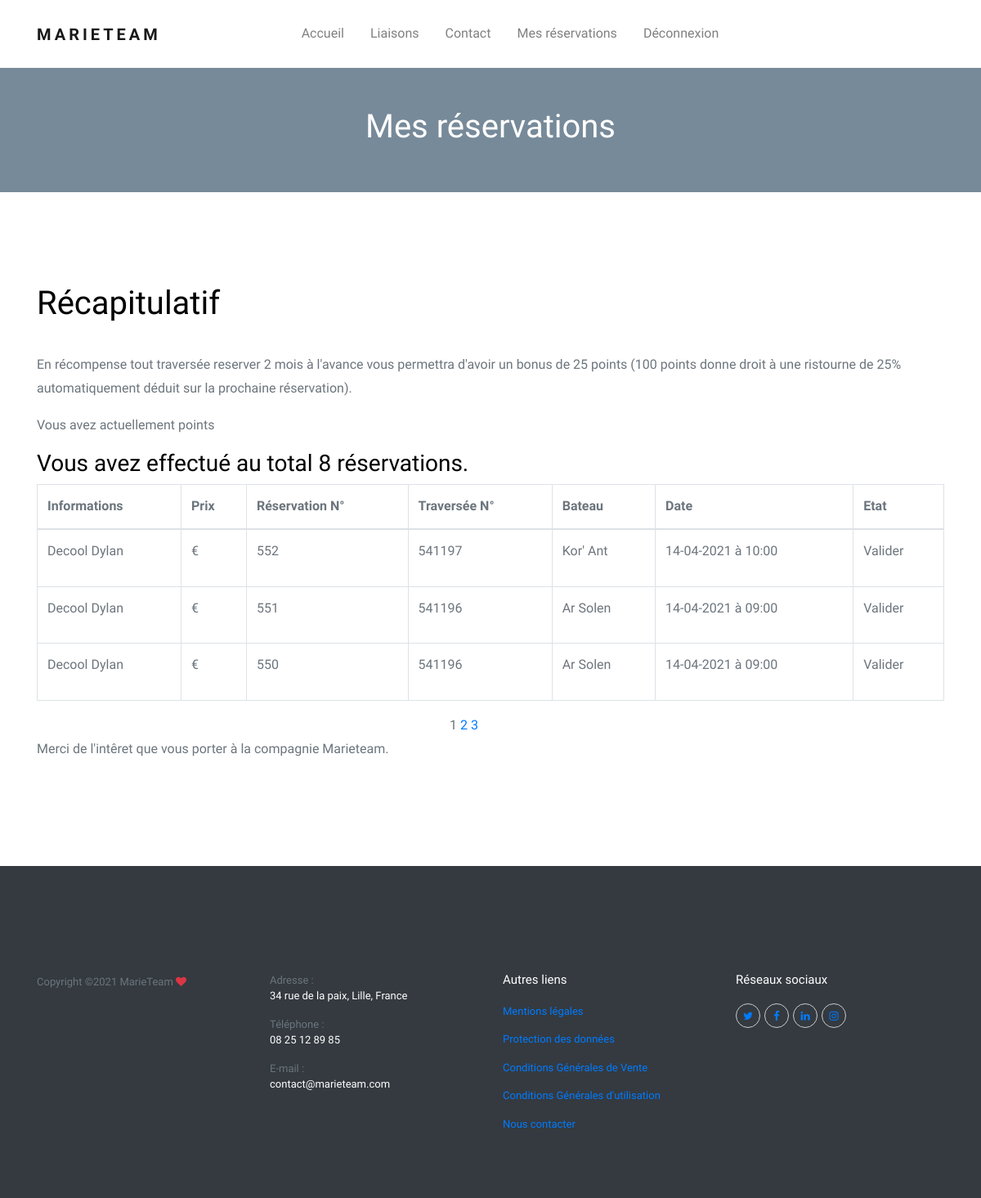
The page /mes-reservations.php (signed in) on the database as committed earlier.
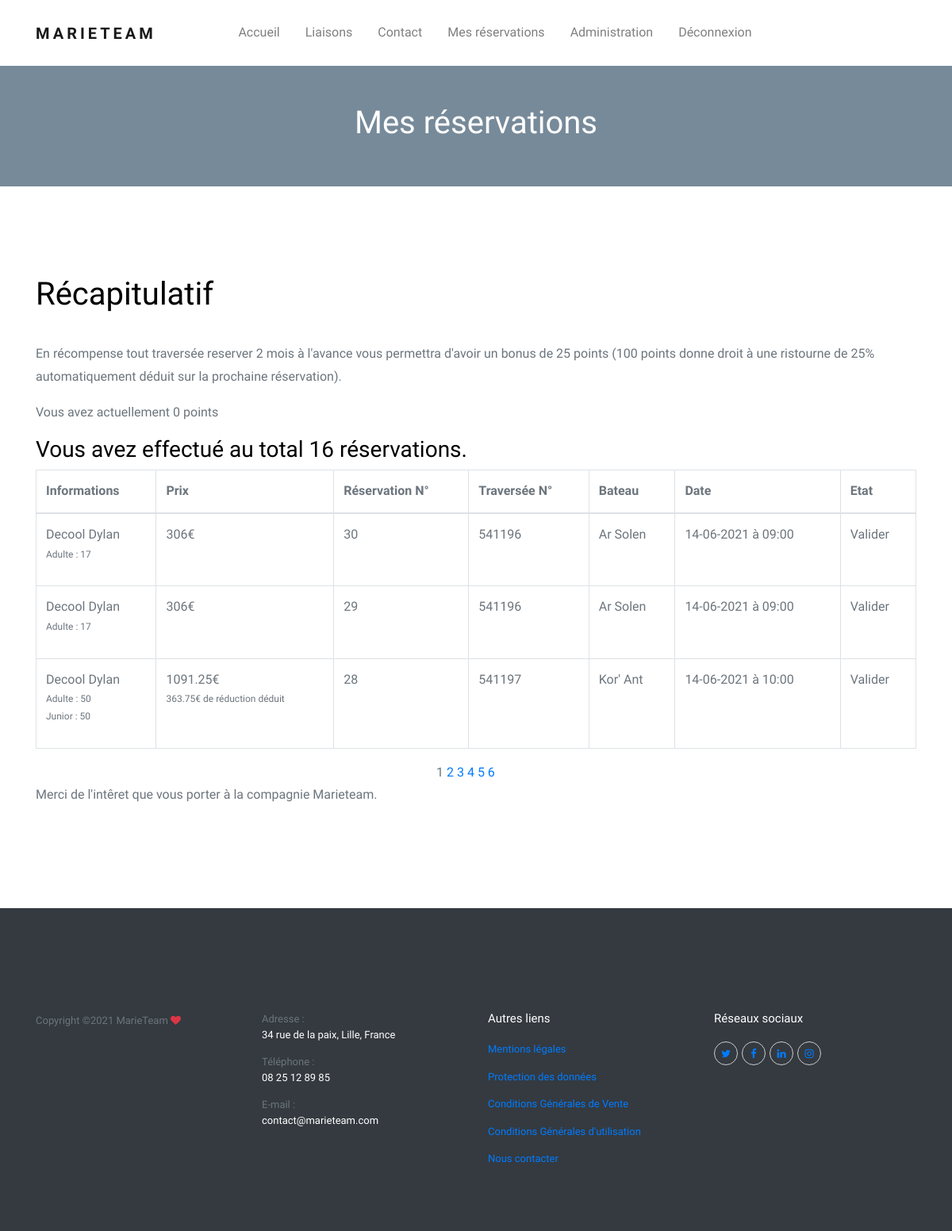
The same page on the database as committed later.
### tables this page shows
CREATE TABLE IF NOT EXISTS `reservation` (
  `num_reservation` int(11) NOT NULL AUTO_INCREMENT,
  `num_traversee` int(11) NOT NULL,
  `id_utilisateurs` int(11) NOT NULL,
  `quantiteAdulte` int(11) NOT NULL,
  `quantiteJunior` int(11) NOT NULL,
  `quantiteEnfant` int(11) NOT NULL,
  `quantiteVoitureInf4m` int(11) NOT NULL,
  `quantiteVoitureInf5m` int(11) NOT NULL,
  `quantiteFourgon` int(11) NOT NULL,
  `quantiteCampingCar` int(11) NOT NULL,
  `quantiteCamion` int(11) NOT NULL,
  `prix` float NOT NULL,
  `reduction` float NOT NULL,
  `etat` int(11) NOT NULL,
  PRIMARY KEY (`num_reservation`),
  KEY `RESERVATION_TRAVERSEE_FK` (`num_traversee`),
  KEY `id_utilisateurs` (`id_utilisateurs`)
);

CREATE TABLE IF NOT EXISTS `utilisateurs` (
  `id` int(11) NOT NULL AUTO_INCREMENT,
  `nom` varchar(250) NOT NULL,
  `prenom` varchar(250) NOT NULL,
  `mail` varchar(250) NOT NULL,
  `mot_de_passe` varchar(250) NOT NULL,
  `adresse` varchar(80) NOT NULL,
  `code_postal` int(5) NOT NULL,
  `ville` varchar(30) NOT NULL,
  `point_fidelite` int(11) NOT NULL,
  `grade` int(1) NOT NULL,
  PRIMARY KEY (`id`)
);

CREATE TABLE IF NOT EXISTS `bateau` (
  `id_bateau` int(11) NOT NULL AUTO_INCREMENT,
  `nom` varchar(80) NOT NULL,
  `longueur` varchar(150) NOT NULL,
  `largeur` varchar(150) NOT NULL,
  `vitesse` varchar(150) NOT NULL,
  `equipements` varchar(150) NOT NULL,
  `image` varchar(150) NOT NULL,
  PRIMARY KEY (`id_bateau`)
);

CREATE TABLE IF NOT EXISTS `traversee` (
  `num_traversee` int(11) NOT NULL,
  `date` date NOT NULL,
  `heure` time NOT NULL,
  `code_liaison` int(11) NOT NULL,
  `id_bateau` int(11) NOT NULL,
  PRIMARY KEY (`num_traversee`),
  KEY `TRAVERSEE_LIAISON_FK` (`code_liaison`),
  KEY `TRAVERSEE_BATEAU0_FK` (`id_bateau`)
);

### db_connect.php (called while the page is built)
<?php
function get_bdd(){
$servername = 'localhost';
$username = 'root';
$password = '';
return new PDO("mysql:host=$servername;dbname=marieteam", $username, $password);
}

### mes-reservations.php (the view, shortened to what this page needs)
<?php
require_once('db_connect.php');
if (isset($_SESSION["id_utilisateur"])) {
  $id_utilisateur = $_SESSION['id_utilisateur'];
  $infosUtilisateur = get_bdd()->query("SELECT count(num_reservation) FROM reservation where id_utilisateurs='$id_utilisateur'")->fetch();
  $reservationParPage = 3;
  $reservationTotalesReq = get_bdd()->prepare("SELECT num_reservation FROM reservation WHERE id_utilisateurs='$id_utilisateur'");
  $reservationTotalesReq->execute();
  $reservationTotales = $reservationTotalesReq->rowCount();
  $pagesTotales = ceil($reservationTotales/$reservationParPage);
  if(isset($_GET['page']) AND !empty($_GET['page']) AND $_GET['page'] > 0 AND $_GET['page'] <= $pagesTotales) {
      $_GET['page'] = intval($_GET['page']);
      $pageCourante = $_GET['page'];
  } else {
      $pageCourante = 1;
  }
  $depart = ($pageCourante-1)*$reservationParPage;
}
else{
  header("Location: index.php");
}
?>
    <!doctype html>
<html lang="fr">
  <head>
    <link rel="stylesheet" href="css/bootstrap.css">
    <link rel="stylesheet" href="css/animate.css">
    <link rel="stylesheet" href="css/owl.carousel.min.css">
    <link rel="stylesheet" href="css/bootstrap-datepicker.css">
    <link rel="stylesheet" href="css/jquery.timepicker.css">
    <link rel="stylesheet" href="fonts/ionicons/css/ionicons.min.css">
    <link rel="stylesheet" href="fonts/fontawesome/css/font-awesome.min.css">
    <link rel="stylesheet" href="css/style.css">
    <link rel="stylesheet" href="fonts/flaticon/font/flaticon.css">
  </head>
  <body>
    <header role="banner">
      <nav class="navbar navbar-expand-lg navbar-light bg-light">
        <div class="container">
          <a class="navbar-brand position-absolute" href="index.php">MarieTeam</a>
          <div class="collapse navbar-collapse position-relative" id="navbarsExample05">
            <ul class="navbar-nav mx-auto pl-lg-5 pl-0 d-flex align-items-center">
              <li class="nav-item">
                <a class="nav-link" href="index.php">Accueil</a>
              </li>
              <li class="nav-item">
                <a class="nav-link" href="liaisons.php">Liaisons</a>
              </li>
              <li class="nav-item">
                <a class="nav-link" href="contact.php">Contact</a>
              </li>
              <?php
                if(isset($_SESSION['id_utilisateur'])){
                  ?>
                 <li class="nav-item">
                <a class="nav-link" href="mes-reservations.php">Mes réservations</a>
              </li>
              <?php if(isset($_SESSION['grade_utilisateur'])){
                if($_SESSION['grade_utilisateur'] == 1){
                  ?>
                  <li class="nav-item">
                    <a class="nav-link" href="admin/index.php">Administration</a>
                  </li>
                  <?php
                }
              }
 ?>
              <li class="nav-item">
                <a class="nav-link" href="deconnexion.php">Déconnexion</a>
              </li>
              <?php }else{ ?>
              <li class="nav-item">
                <a class="nav-link" href="connexion_inscription.php">Connexion / Inscription</a>
              </li>
              <?php } ?>
            </ul>
          </div>
        </div>
      </nav>
    </header>
    <section class="inner-page">
      <div class="slider-item py-5" style="background-image: url('img/slider-1.jpg');">
        <div class="container">
          <div class="row slider-text align-items-center justify-content-center text-center">
            <div class="col-md-7 col-sm-12 element-animate">
              <h1 class="text-white">Mes réservations</h1>
            </div>
          </div>
        </div>
      </div>
    </section>
    <section class="section">
      <div class="container">
        <div class="row">
          <div class="col-md-12">
          <?php if($infosUtilisateur[0]>0){ ?>
            <h1>Récapitulatif</h1><br>
            <?php
              $infosUtilisateurReservation = get_bdd()->query("SELECT nom, prenom , point_fidelite FROM utilisateurs WHERE id='$id_utilisateur'")->fetch();
?>
            <p>En récompense tout traversée reserver 2 mois à l'avance vous permettra d'avoir un bonus de 25 points (100 points donne droit à une ristourne de 25% automatiquement déduit sur la prochaine réservation). </p>
            <p>Vous avez actuellement <?php echo $infosUtilisateurReservation['point_fidelite'] ?> points</p>
            <h3>Vous avez effectué au total <?php echo $infosUtilisateur[0]; ?> réservations.</h3>
          <table class="table table-bordered">
        <thead>
          <tr>
            <th scope="col">Informations</th>
            <th scope="col">Prix</th>
            <th scope="col">Réservation N°</th>
            <th scope="col">Traversée N°</th>
            <th scope="col">Bateau</th>
            <th scope="col">Date</th>
            <th scope="col">Etat</th>
          </tr>
        </thead>
            <tbody>
            <?php
            $req = get_bdd()->query('SELECT * FROM reservation where	id_utilisateurs='.$id_utilisateur.' ORDER BY num_reservation DESC LIMIT '.$depart.','.$reservationParPage);
              while ($donnees = $req->fetch()){
            ?>
              <tr>
              <?php
              $infosUtilisateurReservation = get_bdd()->query("SELECT nom, prenom , point_fidelite FROM utilisateurs WHERE id='$id_utilisateur'")->fetch();
              $num_traversee = $donnees['num_traversee'];
              $infosBateau = get_bdd()->query("SELECT id_bateau, date, heure FROM traversee WHERE num_traversee='$num_traversee'")->fetch();
              $id_bateau = $infosBateau[0];
              $date_traversee = $infosBateau[1];
              $heure_traversee = $infosBateau[2];
              $infosNomBateau = get_bdd()->query("SELECT nom FROM bateau WHERE id_bateau='$id_bateau'")->fetch();
              ?>
                <td><?php echo ucwords($infosUtilisateurReservation['nom']." ".$infosUtilisateurReservation['prenom']); ?><br>
                <p style="font-size:12px;">
                <?php
                if($donnees['quantiteAdulte']>0){
                  echo "Adulte : ".$donnees['quantiteAdulte']."</br>";
                }
                if($donnees['quantiteJunior']>0){
                  echo "Junior : ".$donnees['quantiteJunior']."</br>";
                }
                ?></p>
                </td>
                <td>
                  <?php echo $donnees['prix']; ?>€
                  <?php if($donnees['reduction']>0){
                    echo "<br>";
                    ?>
                    <p style="font-size:12px;">
                    <?php
                      echo $donnees['reduction']."€";
                    ?>
                     de réduction déduit</p>
                    <?php
                  }?>
                </td>
                <td><?php echo $donnees['num_reservation']; ?></td>
                <td><?php echo $num_traversee; ?></td>
                <td><?php echo $infosNomBateau['nom']; ?></td>
                <?php
                $timestamp = strtotime($date_traversee);
                $newDate = date("d-m-Y", $timestamp );
                ?>
                <td><?php echo $newDate." à ".substr($heure_traversee, 0, -3); ?></td>
                <td>Valider</td>
              </tr>
        <?php } ?>
            </tbody>
          </table>
          <div style="     margin: 0 auto;
            width: 100px;">
            <?php
              for($i=1;$i<=$pagesTotales;$i++) {
                if($i == $pageCourante) {
                    echo $i.' ';
                } else {
                    echo '<a href="mes-reservations.php?page='.$i.'">'.$i.'</a> ';
                }
              }
              ?>
          </div>
            <p>Merci de l'intêret que vous porter à la compagnie Marieteam.</p>
          <?php }else{
            ?>
            <h1>Récapitulatif</h1><br>
            <h3>Vous n'avez pas effectué de réservation.</h3>
            <?php
          }?>
          </div>
        </div>
      </div>
    </section>
    <?php include('footer.php');?>
  </body>
</html>

### footer.php (shortened to what this page needs)
<footer class="site-footer bg-dark" role="contentinfo">
      <div class="container">
        <div class="row">
          <div class="col-md-3">
            <p>
            Copyright &copy;<script>document.write(new Date().getFullYear());</script> MarieTeam  <i class="fa fa-heart text-danger" aria-hidden="true"></i>
            </p>
          </div>
          <div class="col-md-3">
            <ul class="list-unstyled footer-link">
              <li><span class="mr-3 d-block">Adresse :</span><span class="text-white">34 rue de la paix, Lille, France</span></li>
              <li><span class="mr-3 d-block">Téléphone :</span><span class="text-white">08 25 12 89 85</span></li>
              <li><span class="mr-3 d-block">E-mail :</span><span class="text-white">contact@marieteam.com</span></li>
            </ul>
          </div>
          <div class="col-md-3">
            <h3 class="text-white">Autres liens</h3>
            <ul class="list-unstyled footer-link">
              <li><a href="#" data-toggle="modal" data-target="#mentions_legales">Mentions légales</a></li>
              <li><a href="#" data-toggle="modal" data-target="#protection_des_donnees">Protection des données</a></li>
              <li><a href="#" data-toggle="modal" data-target="#conditions_generales_de_vente">Conditions Générales de Vente</a></li>
              <li><a href="#" data-toggle="modal" data-target="#conditions_denerales_d_utilisation">Conditions Générales d'utilisation</a></li>
              <li><a href="contact.php">Nous contacter</a></li>
            </ul>
          </div>
          <div class="col-md-3">
            <h3 class="text-white">Réseaux sociaux</h3>
            <ul class="list-unstyled footer-link d-flex footer-social">
              <li><a href="#" class="p-2"><span class="fa fa-twitter"></span></a></li>
              <li><a href="#" class="p-2"><span class="fa fa-facebook"></span></a></li>
              <li><a href="#" class="p-2"><span class="fa fa-linkedin"></span></a></li>
              <li><a href="#" class="p-2"><span class="fa fa-instagram"></span></a></li>
            </ul>
          </div>
        </div>
      </div>
    </footer>

### css/style.css (style rules this page uses)
body { background: #fff; font-family: "Niramit", Arial, sans-serif; font-weight: 300; font-size: 16px; line-height: 1.8; color: #6c757d; }
a { -webkit-transition: .3s all ease; -o-transition: .3s all ease; transition: .3s all ease; text-decoration: none; }
h1, h2, h3, h4, h5 { color: #000; font-family: "K2D", sans-serif; }
header { position: relative; top: 0; left: 0; width: 100%; z-index: 5; }
header .navbar-brand { text-transform: uppercase; letter-spacing: .2em; font-weight: 700; position: relative; z-index: 7; }
header .navbar { padding-top: 0; padding-bottom: 0; background: white !important; }
header .navbar .nav-link { padding: 1.7rem 1rem !important; outline: none !important; }
.section { padding: 7em 0; }
.site-footer { padding: 10em 0 5em 0; background: #f2f2f2; font-size: 13px; }
.site-footer p:last-child { margin-bottom: 0; }
.site-footer a { color: #007bff; }
.site-footer h3 { font-size: 15px; margin-bottom: 20px; }
.site-footer .footer-link li { line-height: 1.5; margin-bottom: 15px; }
.footer-social a { line-height: 0; border-radius: 50%; margin: 0 5px 5px 0; border: 1px solid #ccc; width: 30px; height: 30px; text-align: center; display: inline-block; }
.element-animate { opacity: 0; visibility: hidden; }

Rows that differ between the two databases and show on the page:
removed reservation: id_utilisateurs.prenom "Decool Dylan", num_reservation "552", num_traversee "541197", bateau.nom "Kor' Ant", num_traversee.date "14-04-2021", num_traversee.heure "10:00"
removed reservation: id_utilisateurs.prenom "Decool Dylan", num_reservation "551", num_traversee "541196", bateau.nom "Ar Solen", num_traversee.date "14-04-2021", num_traversee.heure "09:00"
removed reservation: id_utilisateurs.prenom "Decool Dylan", num_reservation "550", num_traversee "541196", bateau.nom "Ar Solen", num_traversee.date "14-04-2021", num_traversee.heure "09:00"
now on this page (row edited): utilisateurs: point_fidelite "0"
added reservation: id_utilisateurs.prenom "Decool Dylan", quantiteAdulte "17", prix "306", num_reservation "30", num_traversee "541196", bateau.nom "Ar Solen", num_traversee.date "14-06-2021", num_traversee.heure "09:00"
added reservation: id_utilisateurs.prenom "Decool Dylan", quantiteAdulte "17", prix "306", num_reservation "29", num_traversee "541196", bateau.nom "Ar Solen", num_traversee.date "14-06-2021", num_traversee.heure "09:00"
added reservation: id_utilisateurs.prenom "Decool Dylan", quantiteAdulte "50", quantiteJunior "50", prix "1091.25", reduction "363.75", num_reservation "28", num_traversee "541197", bateau.nom "Kor' Ant", num_traversee.date "14-06-2021", num_traversee.heure "10:00"
Other text that changed with them:
$infosUtilisateur[0]: "8" → "16"
text now shown: "Administration"
new list line: "4"
new list line: "5"
new list line: "6"
